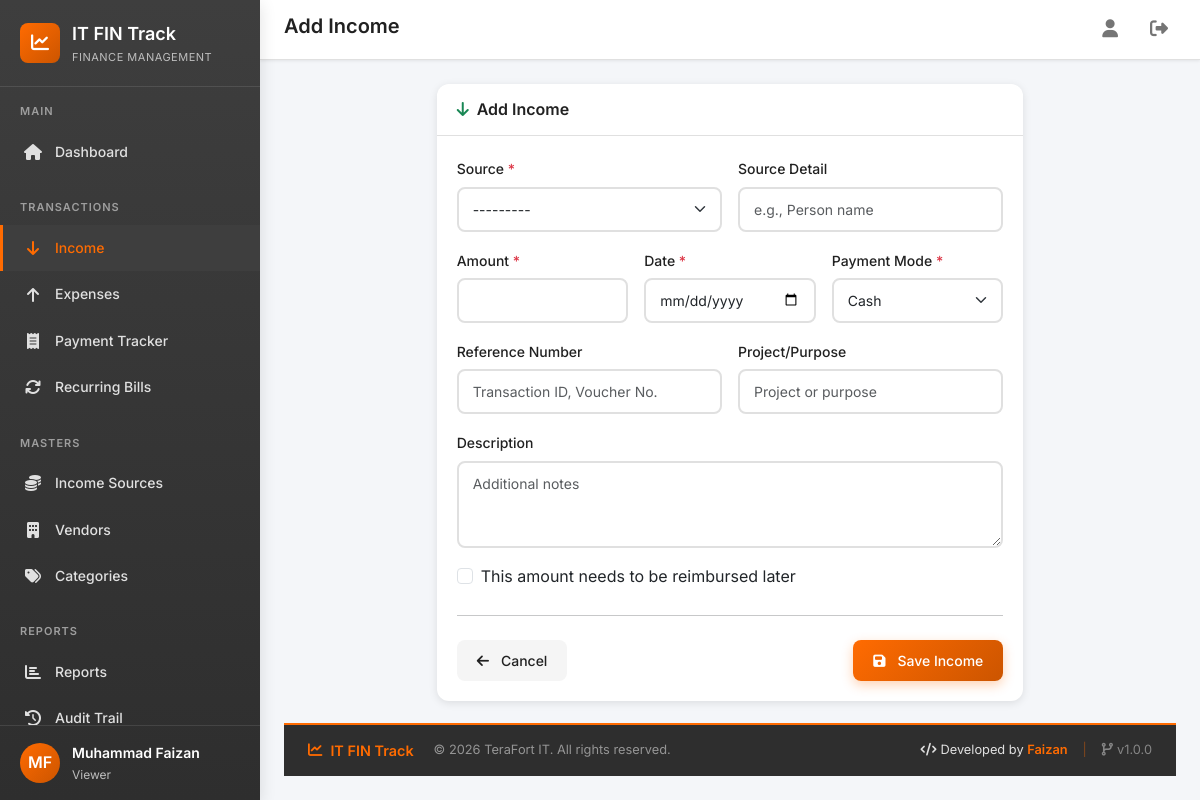
Page /income/add/ (signed in) on the committed database.
### core/models/user.py (models this page shows, shortened)
class User(AbstractUser):
    class Role(models.TextChoices):
        ADMIN = 'admin', 'Administrator'
        EXECUTIVE = 'executive', 'IT Executive'
        ACCOUNTANT = 'accountant', 'Accountant'
        MANAGER = 'manager', 'Manager'
        VIEWER = 'viewer', 'Viewer'
    role = models.CharField(
        max_length=20,
        choices=Role.choices,
        default=Role.VIEWER,
        help_text='User role determines access permissions'
    )
    department = models.CharField(
        max_length=100,
        blank=True,
        default='IT',
        help_text='Department the user belongs to'
    )
    phone = models.CharField(
        max_length=20,
        blank=True,
        help_text='Contact phone number'
    )
    is_soft_deleted = models.BooleanField(
        default=False,
        help_text='Soft delete flag - never lose data'
    )
    created_at = models.DateTimeField(auto_now_add=True)
    updated_at = models.DateTimeField(auto_now=True)
    class Meta:
        verbose_name = 'User'
        verbose_name_plural = 'Users'
        ordering = ['-created_at']
    @property
    def is_admin(self):
        return self.role == self.Role.ADMIN

### core/views/income.py (the view)
# urls.py: path('income/add/', income_views.income_create, name='income_create'),
@login_required
def income_create(request):
    if request.method == 'POST':
        form = IncomeForm(request.POST)
        if form.is_valid():
            income = form.save(commit=False)
            income.created_by = request.user
            income.save()
            messages.success(request, 'Income record created successfully!')
            return redirect('core:income_list')
    else:
        form = IncomeForm()
    context = {
        'form': form,
        'title': 'Add Income',
        'action': 'Save Income',
    }
    return render(request, 'core/income/form.html', context)

### core/context_processors.py (called while the page is built)
def theme_colors(request):
    return {
        'THEME_COLORS': getattr(settings, 'THEME_COLORS', {}),
    }

### core/models/income_source.py (called while the page is built)
    def __str__(self):
        return self.name

### templates/core/income/form.html (shortened to what this page needs)
{% extends 'base.html' %}
{% block page_title %}{{ title }}{% endblock %}
{% block content %}
<div class="fade-in">
    <div class="row justify-content-center">
        <div class="col-lg-8">
            <div class="card">
                <div class="card-header">
                    <h5 class="card-title mb-0">
                        <i class="fas fa-arrow-down me-2 text-success"></i>{{ title }}
                    </h5>
                </div>
                <div class="card-body">
                    <form method="post">
                        <div class="row g-3">
                            <div class="col-md-6">
                                <label class="form-label">Source <span class="text-danger">*</span></label>
                                {{ form.source }}
                            </div>
                            <div class="col-md-6">
                                <label class="form-label">Source Detail</label>
                                {{ form.source_detail }}
                            </div>
                            <div class="col-md-4">
                                <label class="form-label">Amount <span class="text-danger">*</span></label>
                                {{ form.amount }}
                            </div>
                            <div class="col-md-4">
                                <label class="form-label">Date <span class="text-danger">*</span></label>
                                {{ form.date }}
                            </div>
                            <div class="col-md-4">
                                <label class="form-label">Payment Mode <span class="text-danger">*</span></label>
                                {{ form.payment_mode }}
                            </div>
                            <div class="col-md-6">
                                <label class="form-label">Reference Number</label>
                                {{ form.reference_number }}
                            </div>
                            <div class="col-md-6">
                                <label class="form-label">Project/Purpose</label>
                                {{ form.project }}
                            </div>
                            <div class="col-12">
                                <label class="form-label">Description</label>
                                {{ form.description }}
                            </div>
                            <div class="col-12">
                                <div class="form-check">
                                    {{ form.is_reimbursable }}
                                    <label class="form-check-label" for="id_is_reimbursable">
                                        This amount needs to be reimbursed later
                                    </label>
                                </div>
                            </div>
                        </div>
                        <hr class="my-4">
                        <div class="d-flex justify-content-between">
                            <a href="{% url 'core:income_list' %}" class="btn btn-light">
                                <i class="fas fa-arrow-left me-1"></i>Cancel
                            </a>
                            <button type="submit" class="btn btn-primary">
                                <i class="fas fa-save me-1"></i>{{ action }}
                            </button>
                        </div>
                    </form>
                </div>
            </div>
        </div>
    </div>
</div>
{% endblock %}

### templates/base.html (shortened to what this page needs)
{% load static %}
<!DOCTYPE html>
<html lang="en">
<head>
    <link href="https://cdn.jsdelivr.net/npm/bootstrap@5.3.2/dist/css/bootstrap.min.css" rel="stylesheet">
    <link rel="stylesheet" href="https://cdnjs.cloudflare.com/ajax/libs/font-awesome/6.5.1/css/all.min.css">
    <link rel="stylesheet" href="{% static 'css/style.css' %}">
</head>
<body>
    <div class="app-container">
        <aside class="sidebar" id="sidebar">
            <div class="sidebar-header">
                <div class="sidebar-logo">
                    <i class="fas fa-chart-line"></i>
                </div>
                <div>
                    <div class="sidebar-title">IT FIN Track</div>
                    <div class="sidebar-subtitle">Finance Management</div>
                </div>
            </div>
            <nav class="sidebar-nav">
                <div class="nav-section">
                    <div class="nav-section-title">Main</div>
                    <a href="{% url 'core:dashboard' %}" class="nav-link {% if request.resolver_match.url_name == 'dashboard' %}active{% endif %}">
                        <i class="fas fa-home"></i>
                        <span>Dashboard</span>
                    </a>
                </div>
                <div class="nav-section">
                    <div class="nav-section-title">Transactions</div>
                    <a href="{% url 'core:income_list' %}" class="nav-link {% if 'income' in request.resolver_match.url_name and 'source' not in request.resolver_match.url_name %}active{% endif %}">
                        <i class="fas fa-arrow-down"></i>
                        <span>Income</span>
                    </a>
                    <a href="{% url 'core:expense_list' %}" class="nav-link {% if 'expense' in request.resolver_match.url_name %}active{% endif %}">
                        <i class="fas fa-arrow-up"></i>
                        <span>Expenses</span>
                    </a>
                    <a href="{% url 'core:payment_tracker' %}" class="nav-link {% if 'payment_tracker' in request.resolver_match.url_name %}active{% endif %}">
                        <i class="fas fa-receipt"></i>
                        <span>Payment Tracker</span>
                    </a>
                    <a href="{% url 'core:recurring_bill_list' %}" class="nav-link {% if 'recurring_bill' in request.resolver_match.url_name %}active{% endif %}">
                        <i class="fas fa-sync"></i>
                        <span>Recurring Bills</span>
                    </a>
                </div>
                <div class="nav-section">
                    <div class="nav-section-title">Masters</div>
                    <a href="{% url 'core:income_source_list' %}" class="nav-link {% if 'income_source' in request.resolver_match.url_name %}active{% endif %}">
                        <i class="fas fa-coins"></i>
                        <span>Income Sources</span>
                    </a>
                    <a href="{% url 'core:vendor_list' %}" class="nav-link {% if 'vendor' in request.resolver_match.url_name %}active{% endif %}">
                        <i class="fas fa-building"></i>
                        <span>Vendors</span>
                    </a>
                    <a href="{% url 'core:category_list' %}" class="nav-link {% if 'category' in request.resolver_match.url_name %}active{% endif %}">
                        <i class="fas fa-tags"></i>
                        <span>Categories</span>
                    </a>
                </div>
                <div class="nav-section">
                    <div class="nav-section-title">Reports</div>
                    <a href="{% url 'core:report_dashboard' %}" class="nav-link {% if request.resolver_match.url_name == 'report_dashboard' %}active{% endif %}">
                        <i class="fas fa-chart-bar"></i>
                        <span>Reports</span>
                    </a>
                    <a href="{% url 'core:audit_trail' %}" class="nav-link {% if 'audit' in request.resolver_match.url_name %}active{% endif %}">
                        <i class="fas fa-history"></i>
                        <span>Audit Trail</span>
                    </a>
                </div>
            </nav>
            <div class="sidebar-footer">
                <div class="user-info">
                    <div class="user-avatar">
                        {{ request.user.first_name|slice:":1"|upper }}{{ request.user.last_name|slice:":1"|upper }}
                    </div>
                    <div>
                        <div class="user-name">{{ request.user.get_full_name|default:request.user.username }}</div>
                        <div class="user-role">{{ request.user.get_role_display }}</div>
                    </div>
                </div>
            </div>
        </aside>
        <main class="main-content">
            <header class="top-header">
                <div class="header-left">
                    <h1 class="page-title">{% block page_title %}Dashboard{% endblock %}</h1>
                </div>
                <div class="header-right">
                    <a href="{% url 'core:profile' %}" class="header-btn" title="Profile">
                        <i class="fas fa-user"></i>
                    </a>
                    <a href="{% url 'core:logout' %}" class="header-btn" title="Logout">
                        <i class="fas fa-sign-out-alt"></i>
                    </a>
                </div>
            </header>
            {% block content %}{% endblock %}
            <footer class="app-footer">
                <div class="footer-content">
                    <div class="footer-left">
                        <span class="footer-brand">
                            <i class="fas fa-chart-line me-2"></i>IT FIN Track
                        </span>
                        <span class="footer-copyright">
                            &copy; {% now "Y" %} TeraFort IT. All rights reserved.
                        </span>
                    </div>
                    <div class="footer-right">
                        <span class="footer-developer">
                            <i class="fas fa-code me-1"></i>Developed by <strong>Faizan</strong>
                        </span>
                        <span class="footer-divider">|</span>
                        <span class="footer-version">
                            <i class="fas fa-code-branch me-1"></i>v1.0.0
                        </span>
                    </div>
                </div>
            </footer>
        </main>
    </div>
</body>
</html>

### rows in the picture
User: user.first_name "M", user.last_name "F", user.get_full_name "Muhammad Faizan", user.role "Viewer"

### other values in the picture
{{ title }} "Add Income"
{{ action }} "Save Income"
